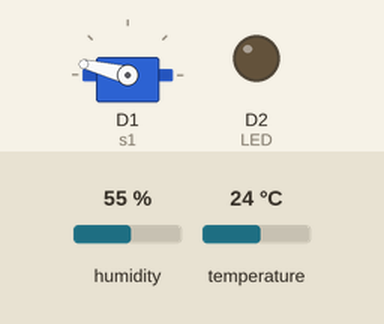
This sketch was run on a simulated ESP8266 (NodeMCU). Shown: servo, output pins drawn as LEDs (lit = HIGH). The test bench sets the inputs (shaded band); at power-on: temperature 24 °C, humidity 55 %. WiFi joins after 1.5 s; servers stay silent unless stated; random numbers use the default seed unless the sketch sets one; no MQTT or app messages arrive unless stated; what the sketch prints to the serial monitor is not drawn.

Above: at 2.7 s.
2.8 s: temperature set to 12 °C
At 10.1 s:
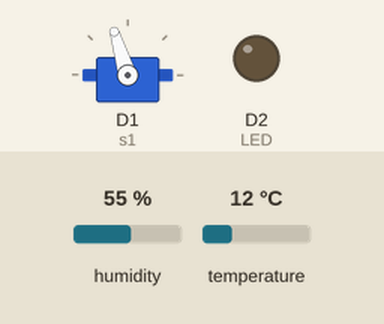
11.2 s: humidity set to 44 %
18.8 s: humidity set to 41 %
At 24.2 s:
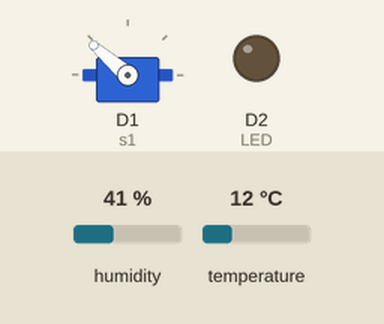
26.4 s: temperature set to 16 °C
34.0 s: temperature set to 19 °C
At 36.8 s:
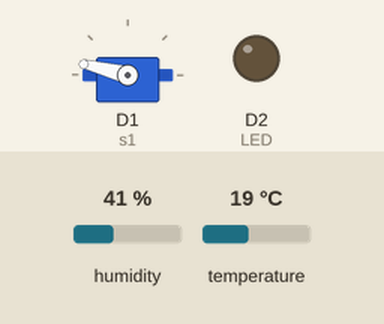
41.6 s: temperature set to 25 °C
49.2 s: temperature set to 28 °C
At 50.8 s:
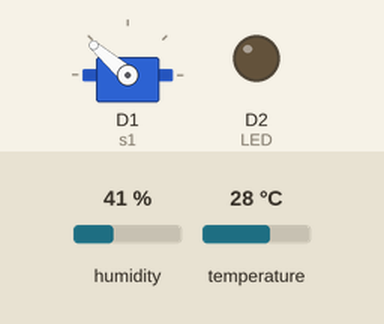
Timing chart, 0 to 52.3 s (numbered marks = the images above; inputs shaded):
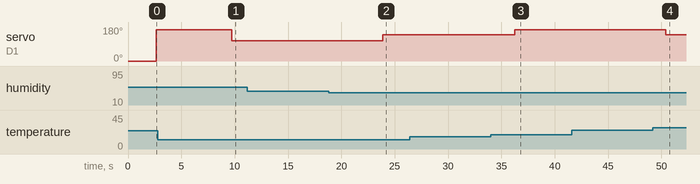

Measured:
- the behaviour switches between 43 and 42 % on humidity (found by bisection; images 1 and 2)
- the behaviour switches between 17 and 18 °C on temperature (found by bisection; images 2 and 3)
- the behaviour switches between 26 and 27 °C on temperature (found by bisection; images 3 and 4)
- after the input at 2.8 s, servo on D1 (s1): 166° → 107° after 6.9 s
- after the input at 11.2 s, every drawn part: stays the same
- after the input at 18.8 s, servo on D1 (s1): 107° → 139° after 5.1 s
- after the input at 26.4 s, every drawn part: stays the same
- after the input at 34.0 s, servo on D1 (s1): 139° → 166° after 2.2 s
- after the input at 41.6 s, every drawn part: stays the same
- after the input at 49.2 s, servo on D1 (s1): 166° → 139° after 1.2 s

The sketch:

iot_project.ino
```cpp
// If the code is being compiled for an ESP8266 board, include the ESP8266WiFi library.
// Otherwise, include the WiFi library for ESP32 boards.
#ifdef ESP8266
 #include <ESP8266WiFi.h>
 #else
 #include <WiFi.h>
#endif

#include "DHTesp.h" //DHTesp library for interacting with the DHT11 temperature and humidity sensor.
#include <ArduinoJson.h> //ArduinoJson library for working with JSON data.
#include <PubSubClient.h> //PubSubClient library for publishing and subscribing to MQTT messages.
#include <WiFiClientSecure.h> //WiFiClientSecure library for establishing a secure WiFi connection.
#include <Servo.h> //Servo library for controlling the servo motor


#define DHTpin 5   // Set the pin number for the DHT11 sensor.
#define LED D2 //// Set the pin number for an LED.

DHTesp dht;// Create an instance of the DHTesp library.
Servo s1;// Create an instance of the Servo library.


/****** WiFi Connection Details *******/
//SHOULD BE EDITED ACCORDING TO WIFI CREDENTIALS
const char* ssid = "Dialog 4G KW";
const char* password = "jk#2413383";

/******* MQTT Broker Connection Details *******/
const char* mqtt_server = "4429533909a4442199abb8de800fdd7b.s2.eu.hivemq.cloud";
const char* mqtt_username = "SMMS_IOT";
const char* mqtt_password = "smms@IOT23";
const int mqtt_port = 8883;


/**** Secure WiFi Connectivity Initialisation *****/
WiFiClientSecure espClient;

/**** MQTT Client Initialisation Using WiFi Connection *****/
PubSubClient client(espClient);

// Set a buffer size for MQTT messages.
unsigned long lastMsg = 0;
#define MSG_BUFFER_SIZE (50)
char msg[MSG_BUFFER_SIZE];

/****** root certificate *********/

static const char *root_ca PROGMEM = R"EOF(
-----BEGIN CERTIFICATE-----
MIIFazCCA1OgAwIBAgIRAIIQz7DSQONZRGPgu2OCiwAwDQYJKoZIhvcNAQELBQAw
TzELMAkGA1UEBhMCVVMxKTAnBgNVBAoTIEludGVybmV0IFNlY3VyaXR5IFJlc2Vh
cmNoIEdyb3VwMRUwEwYDVQQDEwxJU1JHIFJvb3QgWDEwHhcNMTUwNjA0MTEwNDM4
WhcNMzUwNjA0MTEwNDM4WjBPMQswCQYDVQQGEwJVUzEpMCcGA1UEChMgSW50ZXJu
ZXQgU2VjdXJpdHkgUmVzZWFyY2ggR3JvdXAxFTATBgNVBAMTDElTUkcgUm9vdCBY
MTCCAiIwDQYJKoZIhvcNAQEBBQADggIPADCCAgoCggIBAK3oJHP0FDfzm54rVygc
h77ct984kIxuPOZXoHj3dcKi/vVqbvYATyjb3miGbESTtrFj/RQSa78f0uoxmyF+
0TM8ukj13Xnfs7j/EvEhmkvBioZxaUpmZmyPfjxwv60pIgbz5MDmgK7iS4+3mX6U
A5/TR5d8mUgjU+g4rk8Kb4Mu0UlXjIB0ttov0DiNewNwIRt18jA8+o+u3dpjq+sW
T8KOEUt+zwvo/7V3LvSye0rgTBIlDHCNAymg4VMk7BPZ7hm/ELNKjD+Jo2FR3qyH
B5T0Y3HsLuJvW5iB4YlcNHlsdu87kGJ55tukmi8mxdAQ4Q7e2RCOFvu396j3x+UC
B5iPNgiV5+I3lg02dZ77DnKxHZu8A/lJBdiB3QW0KtZB6awBdpUKD9jf1b0SHzUv
KBds0pjBqAlkd25HN7rOrFleaJ1/ctaJxQZBKT5ZPt0m9STJEadao0xAH0ahmbWn
OlFuhjuefXKnEgV4We0+UXgVCwOPjdAvBbI+e0ocS3MFEvzG6uBQE3xDk3SzynTn
jh8BCNAw1FtxNrQHusEwMFxIt4I7mKZ9YIqioymCzLq9gwQbooMDQaHWBfEbwrbw
qHyGO0aoSCqI3Haadr8faqU9GY/rOPNk3sgrDQoo//fb4hVC1CLQJ13hef4Y53CI
rU7m2Ys6xt0nUW7/vGT1M0NPAgMBAAGjQjBAMA4GA1UdDwEB/wQEAwIBBjAPBgNV
HRMBAf8EBTADAQH/MB0GA1UdDgQWBBR5tFnme7bl5AFzgAiIyBpY9umbbjANBgkq
hkiG9w0BAQsFAAOCAgEAVR9YqbyyqFDQDLHYGmkgJykIrGF1XIpu+ILlaS/V9lZL
ubhzEFnTIZd+50xx+7LSYK05qAvqFyFWhfFQDlnrzuBZ6brJFe+GnY+EgPbk6ZGQ
3BebYhtF8GaV0nxvwuo77x/Py9auJ/GpsMiu/X1+mvoiBOv/2X/qkSsisRcOj/KK
NFtY2PwByVS5uCbMiogziUwthDyC3+6WVwW6LLv3xLfHTjuCvjHIInNzktHCgKQ5
ORAzI4JMPJ+GslWYHb4phowim57iaztXOoJwTdwJx4nLCgdNbOhdjsnvzqvHu7Ur
TkXWStAmzOVyyghqpZXjFaH3pO3JLF+l+/+sKAIuvtd7u+Nxe5AW0wdeRlN8NwdC
jNPElpzVmbUq4JUagEiuTDkHzsxHpFKVK7q4+63SM1N95R1NbdWhscdCb+ZAJzVc
oyi3B43njTOQ5yOf+1CceWxG1bQVs5ZufpsMljq4Ui0/1lvh+wjChP4kqKOJ2qxq
4RgqsahDYVvTH9w7jXbyLeiNdd8XM2w9U/t7y0Ff/9yi0GE44Za4rF2LN9d11TPA
mRGunUHBcnWEvgJBQl9nJEiU0Zsnvgc/ubhPgXRR4Xq37Z0j4r7g1SgEEzwxA57d
emyPxgcYxn/eR44/KJ4EBs+lVDR3veyJm+kXQ99b21/+jh5Xos1AnX5iItreGCc=
-----END CERTIFICATE-----
)EOF";


/************* Connect to WiFi ***********/
void setup_wifi() {
  delay(10);
  Serial.print("\nConnecting to ");
  Serial.println(ssid);

  WiFi.mode(WIFI_STA);
  WiFi.begin(ssid, password);

  while (WiFi.status() != WL_CONNECTED) {
    delay(500);
    Serial.print(".");
  }
  randomSeed(micros());
  Serial.println("\nWiFi connected\nIP address: ");
  Serial.println(WiFi.localIP());
}


void reconnect() {
  // Loop until we're reconnected
  while (!client.connected()) {
    Serial.print("Attempting MQTT connection...");
    String clientId = "ESP8266Client-";   // Create a random client ID
    clientId += String(random(0xffff), HEX);
    // Attempt to connect
    if (client.connect(clientId.c_str(), mqtt_username, mqtt_password)) {
      Serial.println("connected");

    } else {
      Serial.print("failed, rc=");
      Serial.print(client.state());
      Serial.println(" try again in 5 seconds");   // Wait 5 seconds before retrying
      delay(5000);
    }
  }
}

#define humidity_topic "humid"
#define temperature_C "Ctemp"
#define temperature_F "Ftemp"


/***** Call back Method for Receiving MQTT messages and Switching LED ****/

void callback(char* topic, byte* payload, unsigned int length) {
  String incommingMessage = "";
  for (int i = 0; i < length; i++) incommingMessage+=(char)payload[i];

  Serial.println("Message arrived ["+String(topic)+"]"+incommingMessage);

}


/**** Method for Publishing MQTT Messages **********/
void publishMessage(const char* topic, String payload , boolean retained){
  if (client.publish(topic, payload.c_str(), true))
      Serial.println("Message publised ["+String(topic)+"]: "+payload);
}


/**** Application Initialisation Function******/
void setup() {

  dht.setup(14, DHTesp::DHT11); // GPIO14//Set up DHT11 sensor
  pinMode(LED, OUTPUT);
  Serial.begin(9600);

  s1.attach(5);
  s1.attach(5, 500, 2400);
  s1.write(0);

  while (!Serial) delay(1);
  setup_wifi();

  #ifdef ESP8266
    espClient.setInsecure();
  #else
    espClient.setCACert(root_ca); // Enable this line and the the "certificate" code for secure connection
  #endif

  client.setServer(mqtt_server, mqtt_port);
  client.setCallback(callback);
}

/******** Main Function *************/
void loop() {

  if (!client.connected()) reconnect(); // check if client is connected
  client.loop();

// Read temperature and humidity data from the DHT11 sensor
  delay(dht.getMinimumSamplingPeriod());
  float humidity = dht.getHumidity();
  float Ctemp = dht.getTemperature();

// Converting celcius to farenheit
  float FTemp = ((Ctemp * 9/5) + 32);

// Calculate the heat index using temperature and humidity values
  float HI;
  // HI = -42.379 + 2.04901523*T + 10.14333127*RH - .22475541*T*RH - .00683783*T*T - .05481717*RH*RH + .00122874*T*T*RH + .00085282*T*RH*RH - .00000199*T*T*RH*RH
  HI = -42.379 + 2.04901523*FTemp + 10.14333127*humidity - .22475541*FTemp*humidity - .00683783*FTemp*FTemp - .05481717*humidity*humidity + .00122874*FTemp*FTemp*humidity + .00085282*FTemp*humidity*humidity - .00000199*FTemp*FTemp*humidity*humidity;


// Control LED bulb to indicate heat index level (safe=light off, unsafe=light on)
  if(HI>95) {
    digitalWrite(LED, HIGH);
  }else{
    digitalWrite(LED, LOW);
  }

// Create a JSON message containing temperature, humidity, and heat index data
  DynamicJsonDocument doc(1024);

  doc["deviceId"] = "NodeMCU";
  doc["siteId"] = "My Demo Lab";
  doc["humid"] = humidity;
  doc["Ctemp"] = Ctemp;
  doc["Ftemp"] = FTemp;
  doc["HI"] = HI;

  char mqtt_message[128];
  serializeJson(doc, mqtt_message);

// Publish the JSON message to an MQTT topic
  publishMessage("esp8266_data", mqtt_message, true);

// Move the servo motor axel based on HI value
  if(HI < 80){ // check if heat index is lesser than 80
      s1.write(166);
      delay(1000);
    } else if(HI < 90){// check if heat index is lesser than 90
      s1.write(139);
      delay(100);
    } else if(HI < 103){ // check if heat index is lesser than 103
      s1.write(107);
      delay(1000);
    } else if(HI < 124){// check if heat index is lesser than 124
      s1.write(90);
      delay(1000);
    } else if(HI > 125){// check if heat index is greater than 80
      s1.write(16);
      delay(1000);
    }

// Wait for 5 seconds before running the loop again
  delay(5000);

}
```
